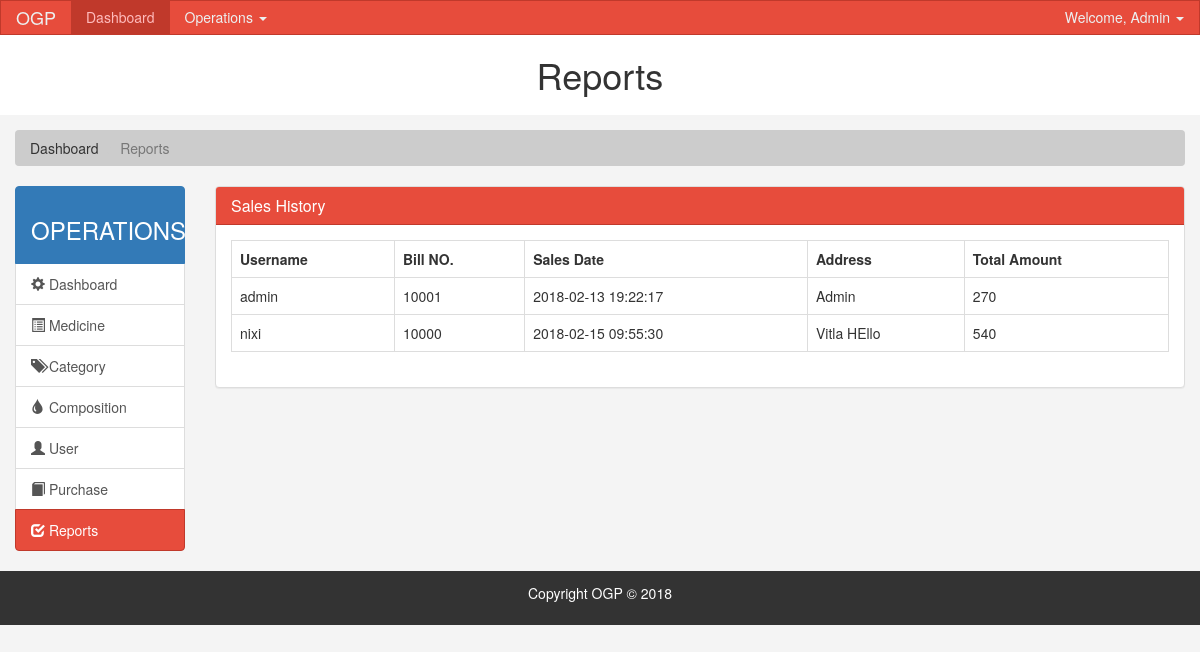
/admin/report.php (signed in), run on an earlier commit of the app's database.
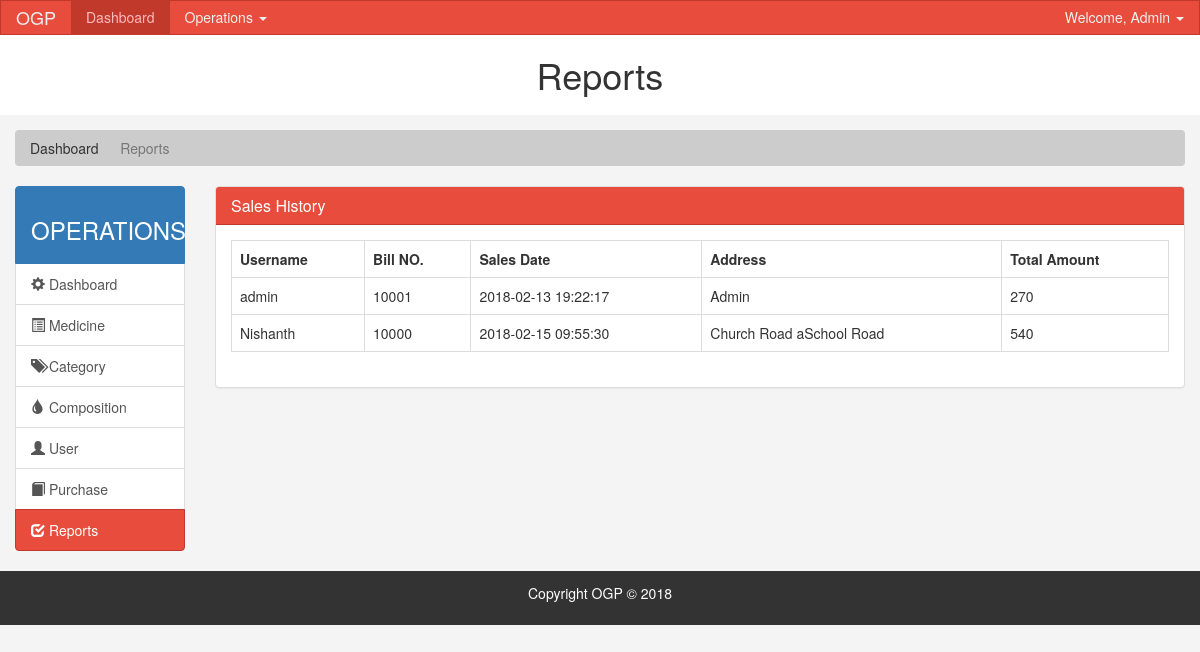
And on a later commit of the database.
### tables this page shows
CREATE TABLE IF NOT EXISTS `sales` (
  `sales_id` int(11) NOT NULL AUTO_INCREMENT,
  `user_id` int(11) NOT NULL,
  `total_amount` int(200) DEFAULT NULL,
  `sales_date` datetime NOT NULL DEFAULT CURRENT_TIMESTAMP,
  `bill_num` int(11) DEFAULT NULL,
  `med_prisc` varchar(255) NOT NULL,
  PRIMARY KEY (`sales_id`),
  KEY `user_id` (`user_id`)
);

CREATE TABLE IF NOT EXISTS `user` (
  `user_id` int(11) NOT NULL AUTO_INCREMENT,
  `name` varchar(255) NOT NULL,
  `gender` varchar(255) NOT NULL,
  `address` varchar(255) NOT NULL,
  `phone` int(20) DEFAULT NULL,
  `username` varchar(255) NOT NULL,
  `email` varchar(255) NOT NULL,
  `password` varchar(255) NOT NULL,
  `type` varchar(255) NOT NULL,
  `pic` varchar(35) DEFAULT NULL,
  PRIMARY KEY (`user_id`),
  UNIQUE KEY `email` (`email`),
  UNIQUE KEY `username` (`username`)
);

### admin/report.php (the view, shortened to what this page needs)
<?php
include "../database/DB.php";
$query ="select user.username as uname, user.user_id as uid, user.address as uadd, sales.bill_num as sbill, sales.sales_date as sdate, sales.total_amount as ta from sales, user where user.user_id = sales.user_id";
$result = $link->query($query);
?>
<!DOCTYPE html>
<html lang="en">
  <head>
    <link rel="stylesheet" href="css/bootstrap.min.css">
    <link href="style.css" rel="stylesheet">
  </head>
  <body>
    <?php include 'nav.php'; ?>
    <header id="header">
      <div class="container-fluid">
        <div class="row">
            <h1 class="text-center display-4">Reports</h1>
        </div>
      </div>
    </header>
    <section id="breadcrumb">
      <div class="container-fluid">
        <ol class="breadcrumb">
          <li >Dashboard</li>
          <li class="active">Reports</li>
        </ol>
      </div>
    </section>
    <section id="main">
      <div class="container-fluid">
        <div class="row">
          <div class="col-md-2">
            <div class="list-group">
              <li class="list-group-item active">
                 <h3 class="text-center">OPERATIONS</h3>
              </li>
              <a href="index.php" class="list-group-item">
                <span class="glyphicon glyphicon-cog" aria-hidden="true"></span> Dashboard
              </a>
              <a href="med_home.php" class="list-group-item"><span class="glyphicon glyphicon-list-alt" aria-hidden="true"></span> Medicine </a>
              <a href="cat_home.php" class="list-group-item"><span class="glyphicon glyphicon-tags" aria-hidden="true"></span> Category </a>
              <a href="comp_home.php" class="list-group-item"><span class="glyphicon glyphicon-tint" aria-hidden="true"></span> Composition </a>
              <a href="user_home.php" class="list-group-item"><span class="glyphicon glyphicon-user" aria-hidden="true"></span> User </a>
              <a href="purchase.php" class="list-group-item "><span class="glyphicon glyphicon-book" aria-hidden="true"></span> Purchase </a>
              <a href="report.php" class="list-group-item active main-color-bg"><span class="glyphicon glyphicon-check" aria-hidden="true"></span> Reports </a>
            </div>
          </div>
          <div class="col-md-10">
            <div class="panel panel-default">
              <div class="panel-heading main-color-bg">
                <h3 class="panel-title">Sales History</h3>
              </div>
              <div class="panel-body">
               <table class="table table-bordered table-fluid">
            <tr>
            <th>Username</th>
            <th>Bill NO.</th>
            <th>Sales Date</th>
            <th>Address</th>
            <th>Total Amount</th>
          </tr>
          <?php while($row = mysqli_fetch_assoc($result))
          { ?>
          <tr>
            <td><?php echo $row['uname']; ?></td>
            <td><?php echo $row['sbill']; ?></td>
            <td><?php echo $row['sdate']; ?></td>
            <td><?php echo $row['uadd']; ?></td>
            <td><?php echo $row['ta']; ?></td>
          </tr>
        <?php   }
         ?>
          </table>
              </div>
              </div>
                </div>
              </div>
          </div>
    </section>
    <footer id="footer">
      <p>Copyright OGP &copy; 2018</p>
    </footer>
  </body>
</html>

What changed in the data, as far as the page shows it:
changed through a linked row, sales: user.username "nixi" → "Nishanth"; user.address "Vitla HEllo" → "Church Road aSchool Road"
